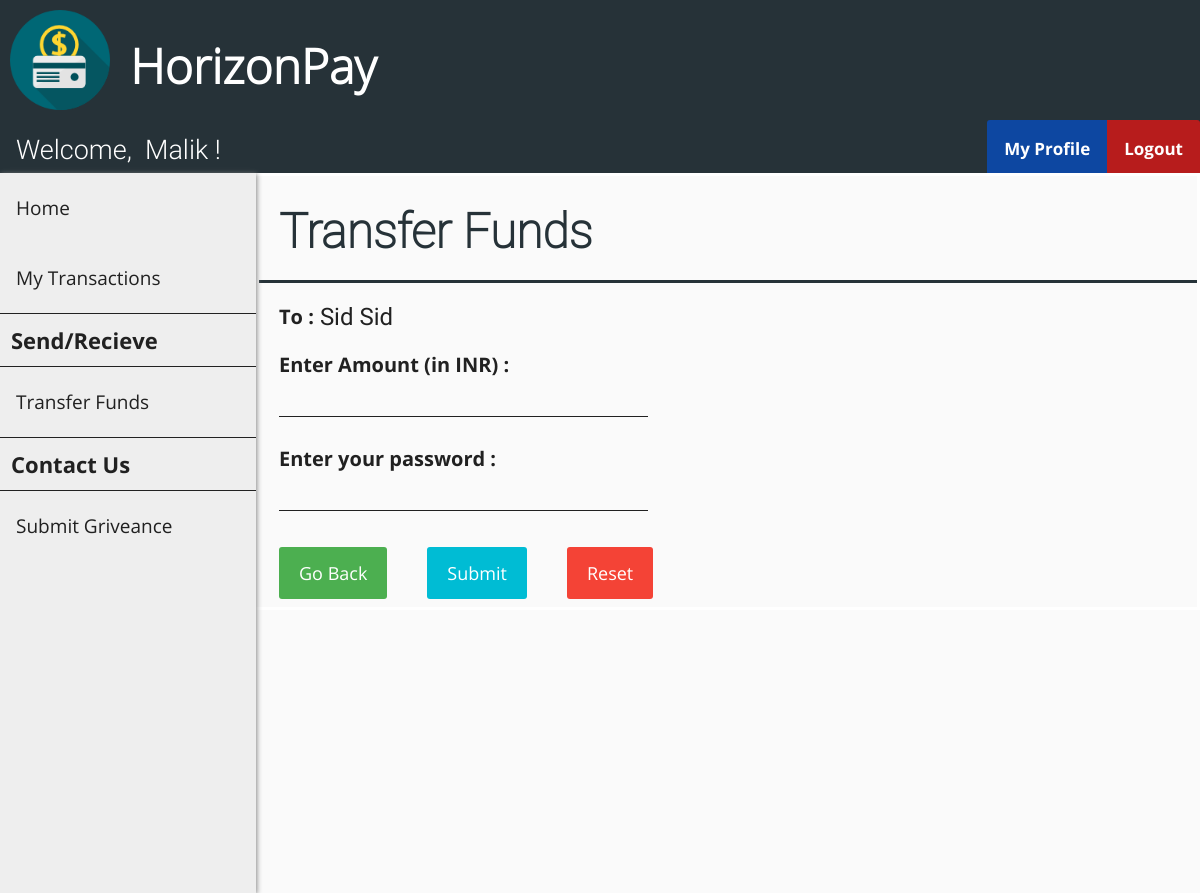
/send_funds.php?cust_id=2 (signed in), run on the app's committed database.
### tables this page shows
CREATE TABLE `customer` (
  `cust_id` int(11) NOT NULL,
  `first_name` varchar(30) NOT NULL,
  `last_name` varchar(30) NOT NULL,
  `gender` varchar(10) NOT NULL,
  `dob` date NOT NULL,
  `email` varchar(30) NOT NULL,
  `phone_no` varchar(10) NOT NULL,
  `address` varchar(255) NOT NULL,
  `uname` varchar(30) NOT NULL,
  `pwd` varchar(30) NOT NULL
);

### send_funds.php (the view, shortened to what this page needs)
<?php
    include "header.php";
    include "customer_navbar.php";
    include "customer_sidebar.php";
    if (isset($_GET['cust_id'])) {
        $id = $_GET['cust_id'];
    }
    $sql0 = "SELECT * FROM customer WHERE cust_id=".$id;
    $result0 = $conn->query($sql0);
    $row0 = $result0->fetch_assoc();
?>
<!DOCTYPE html>
<html>
<head>
    <link rel="stylesheet" href="./css/customer_add_style.css">
</head>
<body>
    <form class="add_customer_form" action="send_funds_action.php?cust_id=<?php echo $id ?>" method="post">
        <div class="flex-container-form_header">
            <h1 id="form_header">Transfer Funds</h1>
        </div>
        <div class="flex-container">
            <div class=container>
                <label>
                    To : <label id="info_label">
                        <?php echo $row0["first_name"]." ".$row0["last_name"] ?>
                    </label>
                </label>
            </div>
        </div>
        <div class="flex-container">
            <div class=container>
                <label>Enter Amount (in INR) :</label><br>
                <input name="amt" size="24" type="text" required />
            </div>
        </div>
        <div class="flex-container">
            <div  class=container>
                <label>Enter your password :</b></label><br>
                <input name="password" size="24" type="password" required />
            </div>
        </div>
        <div class="flex-container">
            <div class="container">
                <a href="./beneficiary.php" class="button">Go Back</a>
            </div>
            <div class="container">
                <button type="submit">Submit</button>
            </div>
            <div class="container">
                <button type="reset" class="reset" onclick="return confirmReset();">Reset</button>
            </div>
        </div>
    </form>
</body>
</html>

### customer_navbar.php (shortened to what this page needs)
<?php
    include "connect.php";
    if (isset($_SESSION['loggedIn_cust_id'])) {
        $sql0 = "SELECT * FROM customer WHERE cust_id=".$_SESSION['loggedIn_cust_id'];
        $result = $conn->query($sql0);
        $row = $result->fetch_assoc();
    }
?>
<!DOCTYPE html>
<html>
<head>
    <link rel="stylesheet" href="./css/user_navbar_style.css">
</head>
<body>
    <div class="nav-wrapper">
        <div class="topnav" id="theTopNav">
            <a id="user">Welcome, &nbsp<?php echo $row["first_name"]; ?> !</a>
            <a id="logout" href="./logout_action.php" onclick="return confirm('Are you sure?')">Logout</a>
            <a id="profile" href="./customer_profile.php">My Profile</a>
        </div>
    </div>
</body>
</html>

### css/header_style.css (style rules this page uses)
body { margin: 0; padding: 0; background-color: #FAFAFA; }
h1 { font-family: OpenSans-Light; color: white; font-size: 3rem; line-height: 3rem; margin-top: calc((1.5rem - 2rem) + 2.5rem); margin-bottom: 1.5rem; }

### css/user_navbar_style.css (style rules this page uses)
.nav-wrapper { height: 53px; background: #333; }
.nav-wrapper .topnav { background-color: #263238; overflow: hidden; height: 53px; }
.topnav a[id="user"] { float: left; display: block; color: white; text-align: center; padding: 14px 16px; text-decoration: none; font-size: 27px; font-family: Roboto-Light; }
.topnav a[id="profile"] { float: right; display: block; color: white; text-align: center; padding: 17px 17px; text-decoration: none; font-size: 17px; font-family: OpenSans-Bold; background-color: #0D47A1; border-top-left-radius: 3px; }
.topnav a[id="logout"] { float: right; display: block; color: white; text-align: center; padding: 17px 17px; text-decoration: none; font-size: 17px; font-family: OpenSans-Bold; background-color: #b71c1c; border-top-right-radius: 3px; }

### css/customer_add_style.css (style rules this page uses)
.flex-container { display: -webkit-flex; display: flex; margin-left: 256px; width: auto; height: auto; -webkit-flex-wrap: wrap; flex-wrap: wrap; background-color: #FAFAFA; }
.flex-container-form_header { display: -webkit-flex; display: flex; margin-left: 256px; width: auto; height: auto; background-color: #FAFAFA; border-bottom: 3px solid #263238; }
h1[id="form_header"] { margin-left: 20px; font-family: Roboto-Thin; color: #263238; }
form { border: 3px solid white; width: inherit; margin-left: 0px; }
label { display: block; float: left; color: #212121; font-family: OpenSans-Bold; font-size: 20px; }
label[id="info_label"] { display: block; float: right; margin-left: 6px; font-family: Roboto-Regular; color: #212121; font-size: 24px; }
input[type=text], input[type=password] { font-family: Roboto-Regular; color: #212121; font-size: 24px; width: auto; margin: 8px 0; padding: 1px 1px; border: 0; border-bottom: 1px solid #212121; box-sizing: border-box; background-color: transparent; }
.container { margin-top: 20px; margin-left: 20px; margin-right: 20px; float: left; display: inline-block; }
button { font-family: OpenSans-Regular; font-size: 18px; background-color: #00BCD4; color: white; padding: 14px 20px; margin: 8px 0; border: none; cursor: pointer; width: 100%; border-radius: 3px; }
.button { background-color: #4CAF50; border: none; color: white; font-family: OpenSans-Regular; font-size: 18px; padding: 14px 20px; margin: 8px 0; text-align: center; text-decoration: none; display: inline-block; border-radius: 3px; cursor: pointer; }
.reset { width: auto; background-color: #f44336; }

### data on the page
customer: first_name "Malik"
customer: first_name "Sid", last_name "Sid"
